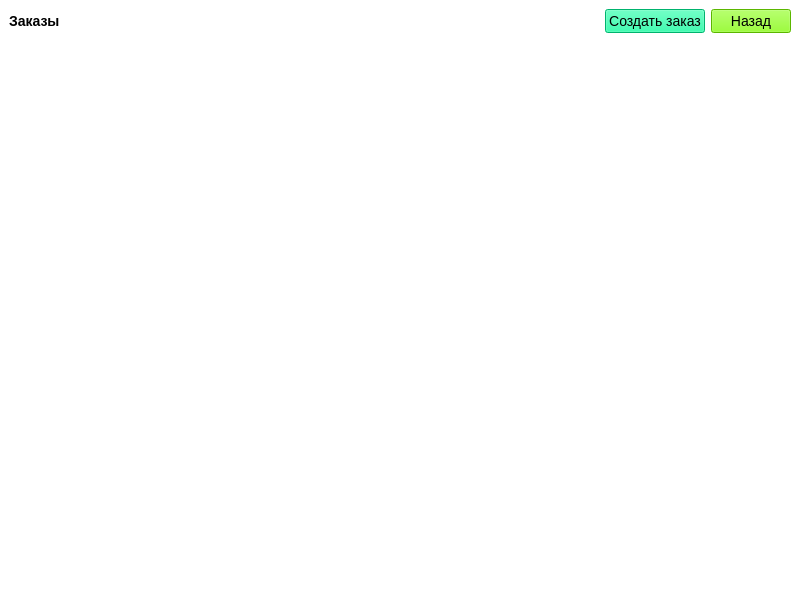
<?xml version="1.0" encoding="UTF-8"?>
<ui version="4.0">
 <class>OrdersWindow</class>
 <widget class="QMainWindow" name="OrdersWindow">
  <property name="geometry">
   <rect>
    <x>0</x>
    <y>0</y>
    <width>800</width>
    <height>600</height>
   </rect>
  </property>
  <property name="windowTitle">
   <string>Список заказов</string>
  </property>
  <property name="styleSheet">
   <string notr="true">background-color: #FFFFFF; font-family: 'Times New Roman'; font-size: 14px;</string>
  </property>
  <widget class="QWidget" name="centralwidget">
   <layout class="QVBoxLayout" name="verticalLayout">
    <item>
     <layout class="QHBoxLayout" name="header">
      <item>
       <widget class="QLabel" name="label_title">
        <property name="font">
         <font>
          <pointsize>16</pointsize>
          <bold>true</bold>
         </font>
        </property>
        <property name="text">
         <string>Заказы</string>
        </property>
       </widget>
      </item>
      <item>
       <spacer name="hs">
        <property name="orientation">
         <enum>Qt::Horizontal</enum>
        </property>
        <property name="sizeHint" stdset="0">
         <size>
          <width>40</width>
          <height>20</height>
         </size>
        </property>
       </spacer>
      </item>
      <item>
       <widget class="QPushButton" name="btn_add">
        <property name="styleSheet">
         <string notr="true">background-color: #00FA9A;</string>
        </property>
        <property name="text">
         <string>Создать заказ</string>
        </property>
       </widget>
      </item>
      <item>
       <widget class="QPushButton" name="btn_back">
        <property name="styleSheet">
         <string notr="true">background-color: #7FFF00;</string>
        </property>
        <property name="text">
         <string>Назад</string>
        </property>
       </widget>
      </item>
     </layout>
    </item>
    <item>
     <widget class="QScrollArea" name="scrollArea">
      <property name="styleSheet">
       <string notr="true">border: none;</string>
      </property>
      <property name="widgetResizable">
       <bool>true</bool>
      </property>
      <widget class="QWidget" name="scrollAreaWidgetContents">
       <property name="geometry">
        <rect>
         <x>0</x>
         <y>0</y>
         <width>780</width>
         <height>500</height>
        </rect>
       </property>
       <layout class="QVBoxLayout" name="verticalLayout_list">
        <property name="spacing">
         <number>10</number>
        </property>
       </layout>
      </widget>
     </widget>
    </item>
   </layout>
  </widget>
 </widget>
 <resources/>
 <connections/>
</ui>
